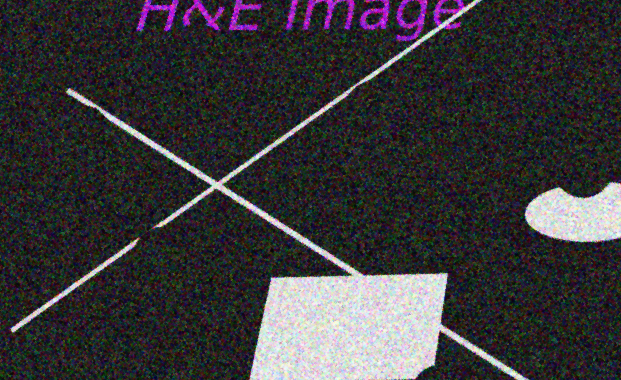
#> input picture Downloads/example-toy-images-for-registration/data/tiled/image-harder-1-1.png, 621 x 380 px, found by its file name
$ jupyter execute --allow-errors simpleITK_imgreg_dft.ipynb   (shell and % lines are left out)
#> lines starting #> are read from the running program, lines starting #| are printed output that depends on the picture
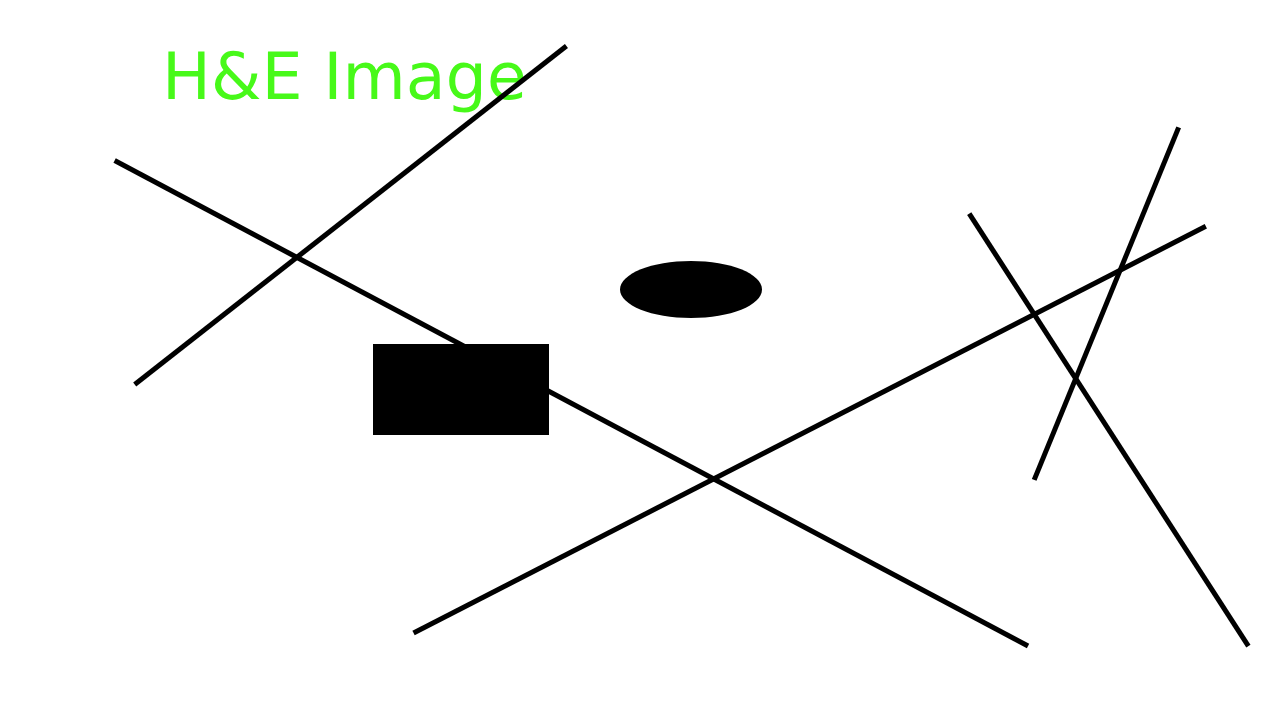
#> input picture Downloads/example-toy-images-for-registration/data/image-target-image.png, 1280 x 720 px, found by its file name
## What is Image Registration?

The goal of registration is to estimate the transformation which maps points from one image to the corresponding points in another image.

The transformation estimated via registration is said to map points from the fixed image coordinate system to the moving image coordinate system.

_*`SimpleITK`*_ provides a configurable multi-resolution registration framework, implemented in the `ImageRegistrationMethod` class.

In addition, a number of variations of the Demons registration algorithm are implemented independently from this class as they do not fit into the framework.

### ImageRegistrationMethod
To create a specific registration instance using the `ImageRegistrationMethod` you need to select several components which together define the registration instance:

#### 1/ Transformation

#### 2/ Similarity metric

#### 3/ Optimizer

#### 4/ Interpolator

#### 5/ Additional features

#### 1/ Transform
The type of transformation defines the mapping between the two images. SimpleITK supports a variety of global and local transformations. The available transformations include:

1.1 TranslationTransform

1.2. VersorTransform

1.3. VersorRigid3DTransform

1.4. Euler2DTransform

1.5. Euler3DTransform

1.6. Similarity2DTransform

1.7. Similarity3DTransform

1.8. ScaleTransform

1.9 ScaleVersor3DTransform

1.10 ScaleSkewVersor3DTransform

1.11. ComposeScaleSkewVersor3DTransform

1.12. AffineTransform

`1.13. BSplineTransform`

1.14. DisplacementFieldTransform

1.15. Composite Transform

#### 2. Similarity Metric
The similarity metric reflects the relationship between the intensities of the images (identity, affine, stochastic…). The available metrics include:

2.1. MeanSquares

2.2. Demons

2.3. Correlation

2.4. ANTSNeighborhoodCorrelation

2.5. JointHistogramMutualInformation

2.6. MattesMutualInformation

#### 3. Optimizer
The optimizer is selected using the SetOptimizerAsX() methods. When selecting the optimizer you will also need to configure it (e.g. set the number of iterations). The available optimizers include:

`3.1. Gradient free`

3.1.1. Exhaustive

3.1.2. Nelder-Mead downhill simplex (Amoeba)

3.1.3. Powell

3.1.4. 1+1 evolutionary optimizer

`3.2. Gradient based`

3.2.1. Gradient Descent

3.2.2. Gradient Descent Line Search

3.2.3. Regular Step Gradient Descent

3.2.4. Conjugate Gradient Line Search

3.2.5. L-BFGS-B. Limited memory Broyden, Fletcher, Goldfarb, Shannon, Bound Constrained (supports the use of simple constraints)

#### 4. Interpolator
SimpleITK has a large number of interpolators.

In most cases linear interpolation, the default setting, is sufficient.

Unlike the similarity metric and optimizer, the interpolator is set using the SetInterpolator method which receives a parameter indicating the interpolator type.

#### 5. Additional Features: Transforms and image spaces, Multi Resolution Framework, Sampling, Scaling in Parameter Space, Observing Registration Process, and Reproducibility

[cell 1]
# Import libraries
import SimpleITK as sitk
import matplotlib.pyplot as plt
import os
import numpy as np
import cv2
from skimage.io import imread
from skimage.color import rgb2gray
from skimage.exposure import equalize_adapthist
import imreg_dft as ird

import util
import registration_callbacks
from math import pi
import tempfile

[cell 2]
# Define the visualization function
# [49 lines left out: function display_images, not called in this run]

#### Define the registration function using `BSplineTransform(()`, `SetMetricAsCorrelation()`, `SetOptimizerAsLBFGSB()`, and `SetInterpolator(sitk.sitkLinear)`.

In addition, I also use Transforms and image spaces, Multi-resolution framework, Sampling, and Observing registration progress

[cell 3]
def command_iteration(method):
    print(f"{method.GetOptimizerIteration():3} " + f"= {method.GetMetricValue():10.5f}")

def register_images(fixed_image_path, moving_image_path):
    fixed = sitk.ReadImage(fixed_image_path, sitk.sitkFloat32)
    moving = sitk.ReadImage(moving_image_path, sitk.sitkFloat32)
    transformDomainMeshSize = [1] * moving.GetDimension()
    tx = sitk.BSplineTransformInitializer(fixed, transformDomainMeshSize)

    print("Initial Parameters:")
    print(tx.GetParameters())

    R = sitk.ImageRegistrationMethod()
    R.SetMetricAsCorrelation()
    # R.SetMetricAsANTSNeighborhoodCorrelation(0.1)
    # R.SetMetricAsDemons()
    # R.SetMetricAsJointHistogramMutualInformation()

    R.SetOptimizerAsLBFGSB(
        gradientConvergenceTolerance=1e-8,
        numberOfIterations=100,
        maximumNumberOfCorrections=100,
        maximumNumberOfFunctionEvaluations=1000,
        costFunctionConvergenceFactor=1e7,
    )
    # Transforms and image spaces
    R.SetInitialTransform(tx, True)
    # Setting Interplolator
    R.SetInterpolator(sitk.sitkLinear)
    # Multi-resolution framework setup
    R.SetShrinkFactorsPerLevel(shrinkFactors = [4, 2, 1])
    R.SetSmoothingSigmasPerLevel(smoothingSigmas = [2, 1, 0])
    R.SmoothingSigmasAreSpecifiedInPhysicalUnitsOn()
    # Observing registration progress
    R.AddCommand(sitk.sitkIterationEvent, lambda: command_iteration(R))
    R.AddCommand(sitk.sitkStartEvent, registration_callbacks.metric_start_plot)
    R.AddCommand(sitk.sitkEndEvent, registration_callbacks.metric_end_plot)
    R.AddCommand(sitk.sitkMultiResolutionIterationEvent,
                              registration_callbacks.metric_update_multires_iterations)
    R.AddCommand(sitk.sitkIterationEvent,
                               lambda: registration_callbacks.metric_plot_values(R))


    outTx = R.Execute(fixed, moving)

    print("-------")
    print(outTx)
    print(f"Optimizer stop condition: {R.GetOptimizerStopConditionDescription()}")
    print(f" Iteration: {R.GetOptimizerIteration()}")
    print(f" Metric value: {R.GetMetricValue()}")

    # sitk.WriteTransform(outTx, args[3])

    resampler = sitk.ResampleImageFilter()
    resampler.SetReferenceImage(fixed)
    resampler.SetInterpolator(sitk.sitkLinear)
    resampler.SetDefaultPixelValue(100)
    resampler.SetTransform(outTx)

    out = resampler.Execute(moving)
    simg1 = sitk.Cast(sitk.RescaleIntensity(fixed), sitk.sitkUInt8)
    simg2 = sitk.Cast(sitk.RescaleIntensity(out), sitk.sitkUInt8)
    cimg = sitk.Compose(simg1, simg2, simg1 // 2.0 + simg2 // 2.0)

    return_images = {"fixed": fixed, "moving": moving, "composition": cimg}
    return return_images

### Register with `image-simple-1.png`

[cell 4]
fixed_image_path = '/Users/linh/Downloads/example-toy-images-for-registration/data/image-target-image.png'
moving_image_path = '/Users/linh/Downloads/example-toy-images-for-registration/data/tiled/image-simple-1.png'
# Execute the function
#> (the rest of this cell did not finish here and is left out)

### Register with `image-harder-1.png`

[cell 5]
fixed_image_path = '/Users/linh/Downloads/example-toy-images-for-registration/data/image-target-image.png'
moving_image_path = '/Users/linh/Downloads/example-toy-images-for-registration/data/tiled/image-harder-1.png'

# Execute the function
#> (the rest of this cell did not finish here and is left out)

### Register with `image-harder-1-1.png`

[cell 6]
fixed_image_path = '/Users/linh/Downloads/example-toy-images-for-registration/data/image-target-image.png'
moving_image_path = '/Users/linh/Downloads/example-toy-images-for-registration/data/tiled/image-harder-1-1.png'

# Execute the function
#> (the rest of this cell did not finish here and is left out)

### Register with `image-simple-1-1.png`

[cell 7]
fixed_image_path = '/Users/linh/Downloads/example-toy-images-for-registration/data/image-target-image.png'
moving_image_path = '/Users/linh/Downloads/example-toy-images-for-registration/data/tiled/image-simple-1-1.png'

# Execute the function
#> (the rest of this cell did not finish here and is left out)

### Register with `image-simple-1-2.png`

[cell 8]
fixed_image_path = '/Users/linh/Downloads/example-toy-images-for-registration/data/image-target-image.png'
moving_image_path = '/Users/linh/Downloads/example-toy-images-for-registration/data/tiled/image-simple-1-2.png'

# Execute the function
#> (the rest of this cell did not finish here and is left out)

#### If I manually crop the a quarter of the target image and process the registration again

[cell 9]
fixed_image_path = '/Users/linh/Downloads/example-toy-images-for-registration/data/image-target-1-2.png'
moving_image_path = '/Users/linh/Downloads/example-toy-images-for-registration/data/tiled/image-simple-1-2.png'

# Execute the function
#> (the rest of this cell did not finish here and is left out)

### Register with `image-simple-1-3.png`

[cell 10]
fixed_image_path = '/Users/linh/Downloads/example-toy-images-for-registration/data/image-target-image.png'
moving_image_path = '/Users/linh/Downloads/example-toy-images-for-registration/data/tiled/image-simple-1-3.png'

# Execute the function
#> (the rest of this cell did not finish here and is left out)

#### If I manually crop the a quarter of the target image and process the registration again

[cell 11]
fixed_image_path = '/Users/linh/Downloads/example-toy-images-for-registration/data/image-target-1-3.png'
moving_image_path = '/Users/linh/Downloads/example-toy-images-for-registration/data/tiled/image-simple-1-3.png'

# Execute the function
#> (the rest of this cell did not finish here and is left out)

### Register with `image-simple-1-4.png`

[cell 12]
fixed_image_path = '/Users/linh/Downloads/example-toy-images-for-registration/data/image-target-image.png'
moving_image_path = '/Users/linh/Downloads/example-toy-images-for-registration/data/tiled/image-simple-1-4.png'

# Execute the function
#> (the rest of this cell did not finish here and is left out)

#### If I manually crop the a quarter of the target image and process the registration again

[cell 13]
fixed_image_path = '/Users/linh/Downloads/example-toy-images-for-registration/data/image-target-1-4.png'
moving_image_path = '/Users/linh/Downloads/example-toy-images-for-registration/data/tiled/image-simple-1-4.png'

# Execute the function
#> (the rest of this cell did not finish here and is left out)

### Now, let try the unsuccessfully registered images using `imreg_dft` with the `similarity` function
NOTE: The library has only two functions for a registration process:`similarity` and `translation`

[cell 14]
def preprocess_images(img):
    if img.size == 0 or np.all(img == 0):
        print("Warning: Image is empty. Proceeding with a placeholder.")
        return np.zeros((256, 256))  # Placeholder for empty images
    # Check if the image has 4 channels (RGBA), then discard the alpha channel
    # Check if the image is already in grayscale
    if img.ndim == 2 or (img.ndim == 3 and img.shape[2] == 1):
        gray_img = img
    else:
        # Assuming the image is RGB or RGBA
        if img.shape[-1] == 4:  # RGBA
            img = img[..., :3]  # Discard the alpha channel
        gray_img = rgb2gray(img)
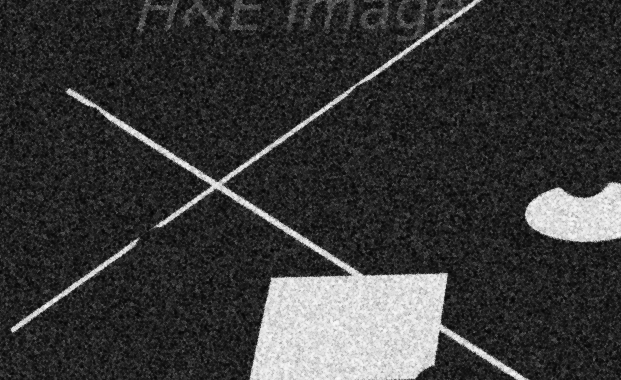
#> gray_img: shape (380, 621) float32; min 3.43, max 249.2, mean 56.4


    gray_img = gray_img.astype(np.float32)
    gray_img = np.clip(gray_img, a_min=np.mean(gray_img) - 5 * np.std(gray_img), a_max=np.mean(gray_img) + 5 * np.std(gray_img))
    eq_img = equalize_adapthist(gray_img / gray_img.max())
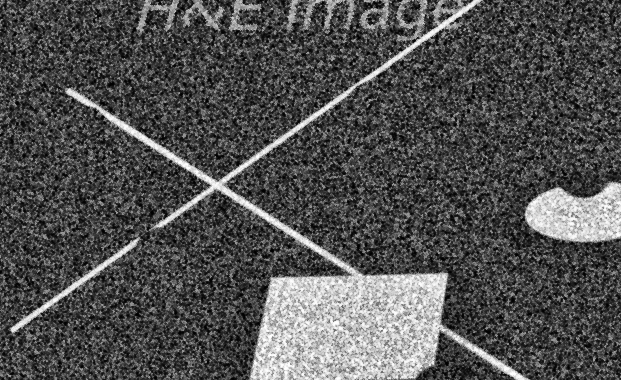
#> eq_img: shape (380, 621) float32; min 0, max 1, mean 0.321
#| Initial tile image shape: (380, 621)
#| Initial target image shape: (720, 1280)
    return eq_img


def pad_images_to_same_size(img1, img2):
    # Determine the maximum dimensions
    y_max = max(img1.shape[0], img2.shape[0])
    x_max = max(img1.shape[1], img2.shape[1])

    # Initialize padding for grayscale images
    pad_width1 = ((0, y_max - img1.shape[0]), (0, x_max - img1.shape[1]))
    pad_width2 = ((0, y_max - img2.shape[0]), (0, x_max - img2.shape[1]))

    # Adjust for color images (3D arrays)
    if img1.ndim == 3:
        pad_width1 = pad_width1 + ((0, 0),)  # Add padding for the color dimension
    if img2.ndim == 3:
        pad_width2 = pad_width2 + ((0, 0),)  # Add padding for the color dimension

    # Apply padding
    img1_padded = np.pad(img1, pad_width1, mode='constant', constant_values=0)
    img2_padded = np.pad(img2, pad_width2, mode='constant', constant_values=0)

    return img1_padded, img2_padded


def show_section(img, title="", save_path=None):
    """
    Displays and optionally saves a chosen section of an image.
    """
    img = preprocess_images(img)

    plt.imshow(img, cmap='inferno')
    plt.xlabel("X")
    plt.ylabel("Y")
    plt.title(title)
    plt.show()

    if save_path:
        plt.savefig(save_path)  # Save the displayed image to a file

def register(img0, img1):
    """
    Register two images using imreg_dft library and display/save the results.
    """
    result = ird.similarity(img0, img1, numiter=3)

    # Visualize the results
    fig, axs = plt.subplots(1, 3, figsize=(15, 5))
    axs[0].imshow(img1, cmap='gray')
    axs[0].set_title('Target Image')
    axs[0].axis('off')

    axs[1].imshow(img0, cmap='gray')
    axs[1].set_title('Tiled Image')
    axs[1].axis('off')

    overlay = np.dstack((img0, np.zeros_like(img1), img1))
    axs[2].imshow(overlay, cmap='gray')
    axs[2].set_title('Transformed Tiled Image')
    axs[2].axis('off')

    plt.tight_layout()
    plt.show()
    fig.savefig("registered_images_output.png")  # Save the figure with all subplots
    return result


def find_origin(
        #tile_name: str,
        tile_img: np.ndarray,
        target_img: np.ndarray,
        x_start: int,
        y_start: int,
        border: float = 0.5,
    ):
        """
        Register first tile and set anchor parameters

        tile_name: mIF tile name
        x_start: X coordinate in Hematoxylin image
        y_start: Y coordinate in Hematoxylin image
        border: percentage of height/width defining the area around the mIF tile that is added before registration
        """

        tile_img = preprocess_images(tile_img)
        target_img= preprocess_images(target_img)
        print(f"Initial tile image shape: {tile_img.shape}")
        print(f"Initial target image shape: {target_img.shape}")

        tile_img, target_img = pad_images_to_same_size(tile_img, target_img)

        y_border = int(tile_img.shape[0] * border)
        x_border = int(tile_img.shape[1] * border)
        tile_img_with_borders = cv2.copyMakeBorder(
            tile_img,
            y_border,
            y_border,
            x_border,
            x_border,
            cv2.BORDER_CONSTANT,
            value=[0, 0, 0],
        )
        y_size, x_size = tile_img_with_borders.shape

        max_y_end, max_x_end = target_img.shape

        x0 = x_start - x_border
        x1 = x0 + x_size
        y0 = y_start - y_border
        y1 = y0 + y_size

        if y0 < 0:
            top = -y0
            y0 = 0
        else:
            top = 0

        if y1 > max_y_end:
            bottom = y1 - max_y_end
            y1 = max_y_end
        else:
            bottom = 0

        if x0 < 0:
            left = -x0
            x0 = 0
        else:
            left = 0

        if x1 > max_x_end:
            right = x1 - max_x_end
            x1 = max_x_end
        else:
            right = 0

        target_img_region = target_img[y0:y1, x0:x1].astype(np.float32)
        target_img_region_with_borders = cv2.copyMakeBorder(
            target_img_region, top, bottom, left, right, cv2.BORDER_CONSTANT, value=[0, 0, 0]
        )
        # show results
        # assert tile_img_with_borders.shape == target_img_region_with_borders.shape
        # Adjusted assertion to compare shapes, accounting for potential differences in channels
        print("Tile image shape:", tile_img_with_borders.shape)
#| Tile image shape: (1440, 2560)
        print("Target image shape:", target_img_region_with_borders.shape)
#| Target image shape: (1440, 2560)
        # assert tile_img_with_borders.shape[:2] == target_img_region_with_borders.shape[:2], "The spatial dimensions do not match."
        assert tile_img_with_borders.shape == target_img_region_with_borders.shape, "The images do not have the same shape after padding."
        assert tile_img_with_borders.ndim == target_img_region_with_borders.ndim, "Dimension mismatch."
        print(f"Post-padding tile image shape: {tile_img_with_borders.shape}")
#| Post-padding tile image shape: (1440, 2560)
        print(f"Post-padding target image shape: {target_img_region_with_borders.shape}")
#| Post-padding target image shape: (1440, 2560)

        show_section(tile_img_with_borders, "Tile with borders")
        show_section(target_img_region_with_borders, "Region to register")

        result = register(tile_img_with_borders, target_img_region_with_borders)
        # result = register_and_save(tile_img_with_borders, target_img_region_with_borders, save_path="./data/x.png")
        print(result)
        return {
            'tvec': np.array([0, 0]),
            'success': 0,
            'angle': 0,
            'scale': 1,
            'Dscale': 0,
            'Dangle': 0,
            'Dt': 0,
            'timg': np.zeros_like(tile_img)  # Assuming tile_img is available in the context
        }

#### Register `image-harder-1-1`

[cell 15]
tile_img_path="/Users/linh/Downloads/example-toy-images-for-registration/data/tiled/image-harder-1-1.png"
target_img_path="/Users/linh/Downloads/example-toy-images-for-registration/data/image-target-image.png"
tiled_image = imread(tile_img_path).astype(np.float32)
target_image = imread(target_img_path).astype(np.float32)


# tiled_image = rgb2gray(imread(tile_img_path)).astype(np.float32)
# target_image = rgb2gray(imread(target_img_path)).astype(np.float32)

approx_location = (150, 400)  # y, x coordinates
search_area_size = 600

#> (the rest of this cell did not finish here and is left out)

#### Register `image-simple-1-2`

[cell 16]
tile_img_path="/Users/linh/Downloads/example-toy-images-for-registration/data/tiled/image-simple-1-2.png"
target_img_path="/Users/linh/Downloads/example-toy-images-for-registration/data/image-target-image.png"

tiled_image = imread(tile_img_path).astype(np.float32)
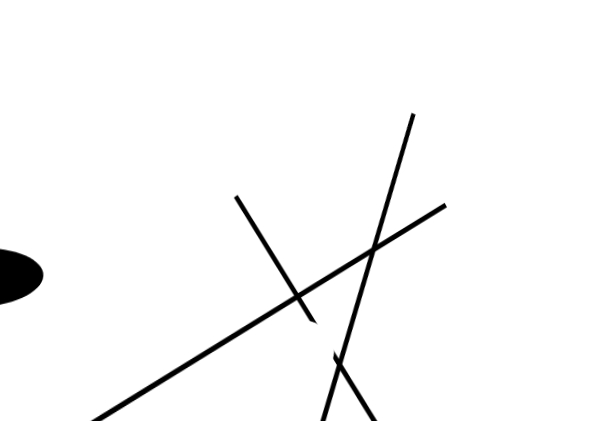
#> input picture Downloads/example-toy-images-for-registration/data/tiled/image-simple-1-2.png, 596 x 421 px, found by its file name
#> tiled_image: shape (421, 596, 3) float32
target_image = imread(target_img_path).astype(np.float32)

#> (the rest of this cell did not finish here and is left out)

#> call 2 of find_origin, with x_start = 750, y_start = 35, border = 0.5
#| Initial tile image shape: (421, 596)
#| Initial target image shape: (720, 1280)
#> in find_origin (call 2), `target_img_region = target_img[y0:y1, x0:x1].astype(np.float32)`:
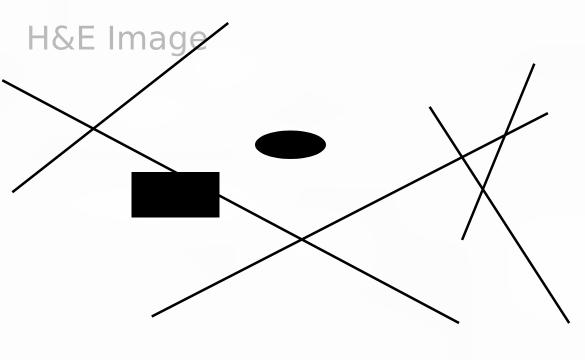
#> target_img_region: shape (720, 1170) float32 (shown at 1/2 size); min 0, max 1, mean 0.946
#> in find_origin (call 2), `target_img_region_with_borders = cv2.copyMakeBorder( target_img_region..`:
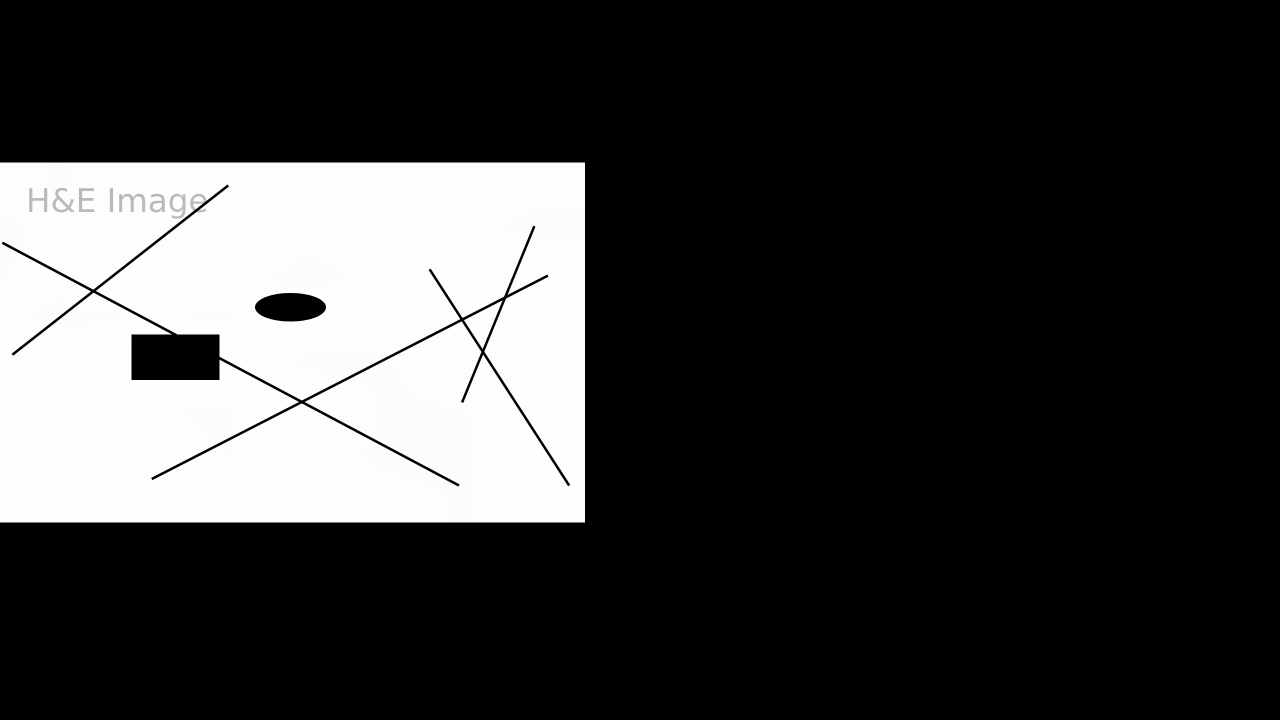
#> target_img_region_with_borders: shape (1440, 2560) float32 (shown at 1/2 size); min 0, max 1, mean 0.216
#| Tile image shape: (1440, 2560)
#| Target image shape: (1440, 2560)
#| Post-padding tile image shape: (1440, 2560)
#| Post-padding target image shape: (1440, 2560)
some_success_threshold = 0.001
if result['success'] > some_success_threshold:
    # Proceed with using the result
    transformed_image = result['timg']
    # Display the transformed image
    plt.figure(figsize=(8, 6))
    plt.imshow(transformed_image, cmap='gray')
    plt.title("Transformed Image")
    plt.axis('off')
    plt.show()
